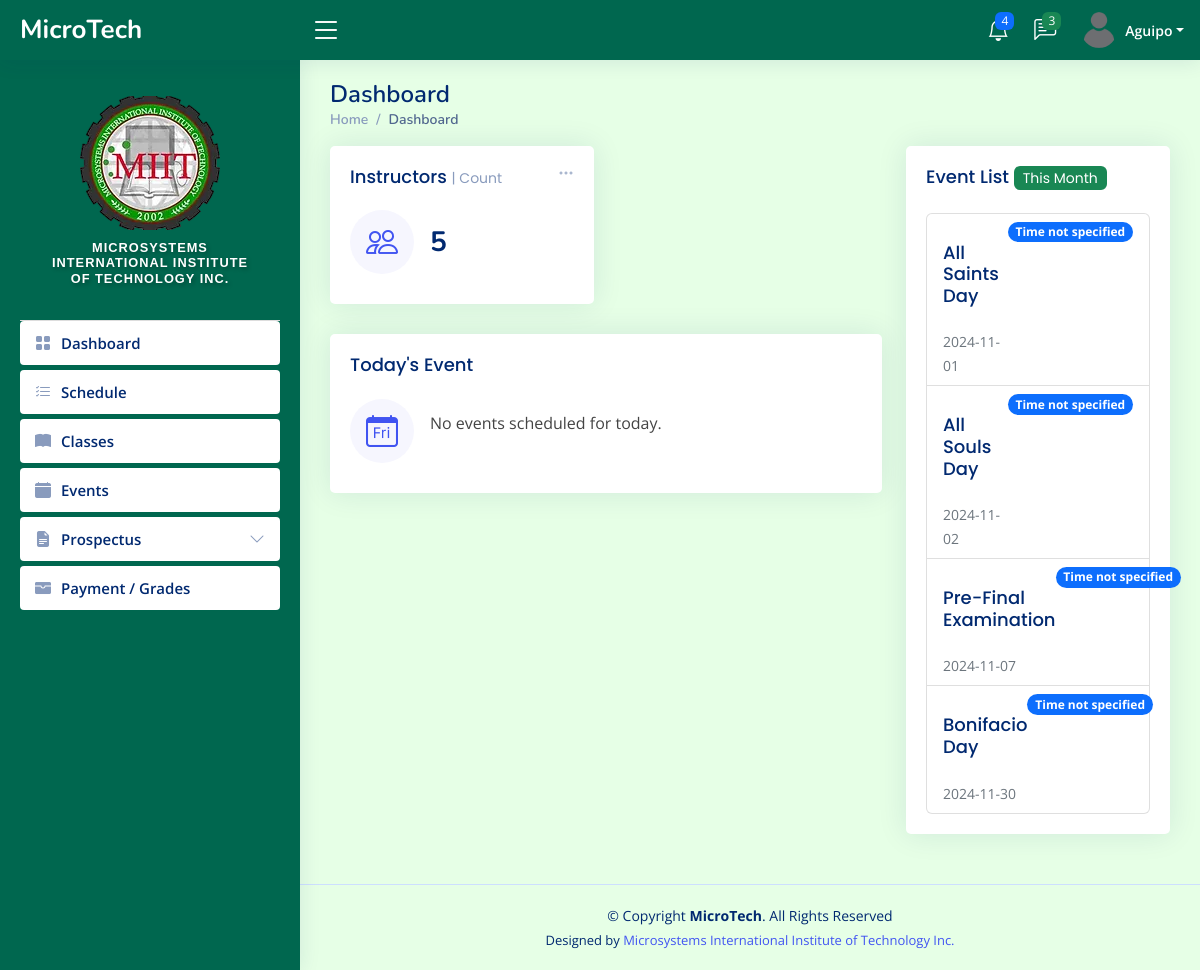
The page /admin/index3.php (signed in) on the database its author committed.
### tables this page shows
CREATE TABLE `tbl_students` (
  `user_id` int(11) NOT NULL,
  `user_name` varchar(50) NOT NULL,
  `lname` varchar(50) NOT NULL,
  `fname` varchar(50) NOT NULL,
  `middleInitial` varchar(30) NOT NULL,
  `Suffix` varchar(15) NOT NULL,
  `course` varchar(50) NOT NULL,
  `year` int(10) NOT NULL,
  `sy` varchar(50) DEFAULT NULL,
  `contact` varchar(20) NOT NULL,
  `gender` varchar(10) NOT NULL,
  `bdate` varchar(50) NOT NULL,
  `pob` text NOT NULL,
  `email` varchar(50) NOT NULL,
  `major` varchar(50) NOT NULL,
  `nationality` varchar(20) NOT NULL,
  `civilStatus` varchar(20) NOT NULL,
  `religion` varchar(20) NOT NULL,
  `modality` varchar(20) NOT NULL,
  `fb` varchar(30) NOT NULL,
  `curAddress` varchar(200) NOT NULL,
  `cityAdd` varchar(200) NOT NULL,
  `zipcode` varchar(30) NOT NULL,
  `fatherName` varchar(50) NOT NULL,
  `fwork` varchar(50) NOT NULL,
  `motherName` varchar(50) NOT NULL,
  `mwork` varchar(50) NOT NULL,
  `primarySchool` varchar(100) NOT NULL,
  `primaryAddress` text NOT NULL,
  `primaryCompleted` varchar(30) NOT NULL,
  `entermediateSchool` varchar(100) NOT NULL,
  `entermediateAddress` text NOT NULL,
  `entermediateCompleted` varchar(30) NOT NULL,
  `hsSchool` varchar(100) NOT NULL,
  `hsAddress` text NOT NULL,
  `hsCompleted` varchar(30) NOT NULL,
  `shSchool` varchar(100) NOT NULL,
  `shAddress` text NOT NULL,
  `shCompleted` varchar(30) NOT NULL,
  `collegeSchool` varchar(100) NOT NULL,
  `collegeAddress` text NOT NULL,
  `collegeCompleted` varchar(30) NOT NULL,
  `user_image` varchar(50) NOT NULL,
  `user_role` varchar(50) NOT NULL,
  `user_pass` varchar(100) NOT NULL,
  `semester` int(11) NOT NULL,
  `status` varchar(20) NOT NULL,
  `date` date DEFAULT NULL,
  `created_at` timestamp NOT NULL DEFAULT current_timestamp()
);

CREATE TABLE `tbl_events` (
  `id` int(11) NOT NULL,
  `title` varchar(100) NOT NULL,
  `description` varchar(10000) NOT NULL,
  `start_date` date DEFAULT NULL,
  `end_date` date DEFAULT NULL
);

### PHP/index3-php-con.php (called while the page is built, shortened)
<?php
$connection = new Connection();
$pdo = $connection->open();
$sql = "SELECT * FROM tbl_events ORDER BY title, start_date ASC";
$stmt = $pdo->query($sql);
$events = $stmt->fetchAll(PDO::FETCH_ASSOC);
$today = date('Y-m-d');
$sql = "SELECT * FROM tbl_events WHERE :today BETWEEN start_date AND end_date ORDER BY title ASC";
$stmt = $pdo->prepare($sql);
$stmt->execute(['today' => $today]);
$todaysEvent = $stmt->fetch(PDO::FETCH_ASSOC);
$currentYear = date('Y');
$currentMonth = date('m');
$connection = new Connection();
$pdo = $connection->open();
$sql = "SELECT * FROM tbl_events WHERE (DATE_FORMAT(start_date, '%Y-%m') = :currentMonthYear OR DATE_FORMAT(end_date, '%Y-%m') = :currentMonthYear) ORDER BY start_date ASC";
$stmt = $pdo->prepare($sql);
$currentMonthYear = $currentYear . '-' . $currentMonth;
$stmt->bindParam(':currentMonthYear', $currentMonthYear, PDO::PARAM_STR);
$stmt->execute();
$events = $stmt->fetchAll(PDO::FETCH_ASSOC);
$userid = $_SESSION["login"];
try {
    $countSql = "SELECT COUNT(*) AS isntructor_count
                FROM tbl_student_instructors
                WHERE student_id = :student_id";
    $countStmt = $pdo->prepare($countSql);
    $countStmt->execute([':student_id' => $userid]);
    $countResult = $countStmt->fetch(PDO::FETCH_ASSOC);
    $instructorCount = $countResult['isntructor_count'];
} catch (PDOException $e) {
    echo "There was an error: " . $e->getMessage();
}
?>

### admin/index3.php (the view, shortened to what this page needs)
<?php include_once "../templates/header3.php"; ?>
<?php include_once "../PHP/index3-php-con.php"; ?>
  <main id="main" class="main">
    <div class="pagetitle">
      <h1>Dashboard</h1>
      <nav>
        <ol class="breadcrumb">
          <li class="breadcrumb-item"><a href="index.html">Home</a></li>
          <li class="breadcrumb-item active">Dashboard</li>
        </ol>
      </nav>
    </div>
    <section class="section dashboard">
      <div class="row">
        <div class="col-lg-8">
          <div class="row">
            <div class="col-xxl-6 col-md-6">
                <div class="card info-card sales-card">
                    <div class="filter">
                        <a class="icon" href="#" data-bs-toggle="dropdown"><i class="bi bi-three-dots"></i></a>
                    </div>
                    <div class="card-body">
                        <h5 class="card-title">Instructors <span>| Count</span></h5>
                        <div class="d-flex align-items-center">
                            <div class="card-icon rounded-circle d-flex align-items-center justify-content-center">
                                <i class="bi bi-people"></i>
                            </div>
                            <div class="ps-3">
                                <h6> <?php echo htmlspecialchars($instructorCount); ?></h6>
                            </div>
                        </div>
                    </div>
                </div>
            </div>
            <div class="col-xxl-6">
                    <div class="card info-card sales-card">
                        <div class="card-body">
                            <h5 class="card-title">Today's Event</h5>
                            <div class="d-flex align-items-center">
                                <div class="card-icon rounded-circle d-flex align-items-center justify-content-center">
                                    <i class="bi bi-calendar-day"></i>
                                </div>
                                <div class="ps-3">
                                    <?php if ($todaysEvent) : ?>
                                        <h6 style="font-size:12px"><?php echo htmlspecialchars($todaysEvent['start_date']); ?></h6>
                                        <li class="list-group-item d-flex justify-content-between align-items-start">
                                            <div style="flex-grow: 1;">
                                                <h6 class="card-title"><?php echo htmlspecialchars($todaysEvent['title']); ?></h6>
                                            </div>
                                        </li>
                                    <?php else : ?>
                                        <p>No events scheduled for today.</p>
                                    <?php endif; ?>
                                </div>
                            </div>
                        </div>
                    </div>
            </div>
          </div>
        </div>
        <div class="col-lg-4">
          <div class="card">
                <div class="card-body">
                    <h5 class="card-title">Event List <span class="badge bg-success" style="color: white;">This Month</span></h5>
                    <ul class="list-group">
                        <?php if (!empty($events)) : ?>
                            <?php foreach ($events as $event) : ?>
                                <li class="list-group-item d-flex justify-content-between align-items-start">
                                    <div>
                                        <h6 class="card-title"><?php echo htmlspecialchars($event['title'] ?? 'Untitled Event'); ?></h6>
                                        <small class="text-muted"><?php echo htmlspecialchars($event['start_date'] ?? 'Unknown Date'); ?></small>
                                    </div>
                                    <span class="badge bg-primary rounded-pill"><?php echo htmlspecialchars($event['time'] ?? 'Time not specified'); ?></span>
                                </li>
                            <?php endforeach; ?>
                        <?php else : ?>
                            <li class="list-group-item">No events found for the current month.</li>
                        <?php endif; ?>
                    </ul>
                </div>
            </div>
        </div>
      </div>
    </section>
  </main>
<?php include_once "../templates/footer.php"; ?>

### templates/header3.php (shortened to what this page needs)
<!DOCTYPE html>
<html lang="en">
<head>
  <link href="../../assets/vendor/bootstrap/css/bootstrap.min.css" rel="stylesheet">
  <link href="../../assets/vendor/bootstrap-icons/bootstrap-icons.css" rel="stylesheet">
  <link href="../../assets/vendor/boxicons/css/boxicons.min.css" rel="stylesheet">
  <link href="../../assets/vendor/quill/quill.snow.css" rel="stylesheet">
  <link href="../../assets/vendor/quill/quill.bubble.css" rel="stylesheet">
  <link href="../../assets/vendor/remixicon/remixicon.css" rel="stylesheet">
  <link href="../../assets/vendor/simple-datatables/style.css" rel="stylesheet">
  <link href="../../assets/css/style.css" rel="stylesheet">
</head>
<?php
$database = new Connection();
$conn = $database->open();
$userid = $_SESSION["login"];
$statements = $conn->prepare("SELECT u.fname, u.lname, u.user_image, u.course, u.user_role
    FROM tbl_students u
    LEFT JOIN tbl_users s ON u.user_id = s.user_id
    WHERE u.user_id = :userid
");
$statements->bindParam(':userid', $userid, PDO::PARAM_INT);
$statements->execute();
$user = $statements->fetch(PDO::FETCH_ASSOC);
if ($user) {
  $lname = $user['lname'];
  $image = $user['user_image'];
} else {
  echo "User or student information not found.";
  exit;
}
?>
<body style="background-color:#e6ffe6;">
<header id="header" class="header fixed-top d-flex align-items-center" style="background-color: #00674f;">
  <div class="d-flex align-items-center justify-content-between">
    <a href="../admin/index.php" class="logo d-flex align-items-center">
      <span class="d-none d-lg-block text-white">MicroTech</span>
    </a>
    <i class="bi bi-list toggle-sidebar-btn text-white"></i>
  </div>
  <nav class="header-nav ms-auto">
    <ul class="d-flex align-items-center">
      <li class="nav-item dropdown">
        <a class="nav-link nav-icon" href="#" data-bs-toggle="dropdown">
          <i class="bi bi-bell text-white"></i>
          <span class="badge bg-primary badge-number">4</span>
        </a>
      </li>
      <li class="nav-item dropdown">
        <a class="nav-link nav-icon" href="#" data-bs-toggle="dropdown">
          <i class="bi bi-chat-left-text text-white"></i>
          <span class="badge bg-success badge-number">3</span>
        </a>
      </li>
      <li class="nav-item dropdown pe-3">
        <a class="nav-link nav-profile d-flex align-items-center pe-0 " href="#" data-bs-toggle="dropdown">
          <img src="upload-files/<?php echo htmlspecialchars($image); ?>" id="currentPhoto" onerror="this.src='images/default.png'" alt="Profile Image" class="rounded-circle">
          <span class="d-none d-md-block dropdown-toggle ps-2 text-white"><?php echo htmlspecialchars($lname)?></span>
        </a>
      </li>
    </ul>
  </nav>
</header>
<aside id="sidebar" class="sidebar" style="background-color: #00674f;">
  <ul class="sidebar-nav" id="sidebar-nav">
    <div class="profile-section">
      <div>
        <img src="../admin/images/miit-logo.png" id="currentPhoto" onerror="this.src='images/default.png'" alt="Profile Image" class="rotate-flip">
      </div>
      <div class="logo-text" style="padding: 10px; text-align: center;">
        <h6>Microsystems International Institute of Technology Inc.</h6>
      </div>
    </div>
    <li class="nav-item">
      <a class="nav-link collapsed" href="../admin/index3.php">
        <i class="bi bi-grid-fill"></i>
        <span>Dashboard</span>
      </a>
    </li>
    <li class="nav-item">
      <a class="nav-link collapsed" href="../admin/schedule-students.php">
        <i class="bi bi-list-check"></i>
        <span>Schedule</span>
      </a>
    </li>
    <li class="nav-item">
      <a class="nav-link collapsed" href="../admin/student-classes.php">
        <i class="bi bi-book-fill"></i>
        <span>Classes</span>
      </a>
    </li>
    <li class="nav-item">
      <a class="nav-link collapsed" href="../admin/event-student.php">
        <i class="bi bi-calendar-fill"></i>
        <span>Events</span>
      </a>
    </li>
    <li class="nav-item">
      <a class="nav-link collapsed" data-bs-target="#tables-nav" data-bs-toggle="collapse" href="#">
        <i class="bi bi-file-earmark-text-fill"></i><span>Prospectus</span><i class="bi bi-chevron-down ms-auto"></i>
      </a>
    </li>
    <li class="nav-item">
      <a class="nav-link collapsed" href="../admin/payment1.php">
        <i class="bi bi-wallet-fill"></i>
        <span>Payment / Grades </span>
      </a>
    </li>
  </ul>
</aside>

### assets/css/style.css (style rules this page uses)
:root { scroll-behavior: smooth; }
body { font-family: 'Open Sans', sans-serif; background: #f6f9ff; color: #444444; }
a { color: #4154f1; text-decoration: none; }
h1, h2, h3, h4, h5, h6 { font-family: 'Nunito', sans-serif; }
#main { margin-top: 60px; padding: 20px 30px; transition: all 0.3s; }
.pagetitle { margin-bottom: 10px; }
.pagetitle h1 { font-size: 24px; margin-bottom: 0; font-weight: 600; color: #012970; }
.card { margin-bottom: 30px; border: none; border-radius: 5px; box-shadow: 0px 0 30px rgba(1, 41, 112, 0.1); }
.card-title { padding: 20px 0 15px 0; font-size: 18px; font-weight: 500; color: #012970; font-family: 'Poppins', sans-serif; }
.card-title span { color: #899bbd; font-size: 14px; font-weight: 400; }
.card-body { padding: 0 20px 20px 20px; }
.breadcrumb { font-size: 14px; font-family: 'Nunito', sans-serif; color: #899bbd; font-weight: 600; }
.breadcrumb a { color: #899bbd; transition: 0.3s; }
.breadcrumb .breadcrumb-item::before { color: #899bbd; }
.breadcrumb .active { color: #51678f; font-weight: 600; }
.logo { line-height: 1; }
@media (min-width: 1200px) { .logo { width: 280px; } }
.logo span { font-size: 26px; font-weight: 700; color: #012970; font-family: 'Nunito', sans-serif; }
.header { transition: all 0.5s; z-index: 997; height: 60px; box-shadow: 0px 2px 20px rgba(1, 41, 112, 0.1); background-color: #fff; padding-left: 20px; }
.header .toggle-sidebar-btn { font-size: 32px; padding-left: 10px; cursor: pointer; color: #012970; }
.header-nav ul { list-style: none; }
.header-nav > ul { margin: 0; padding: 0; }
.header-nav .nav-icon { font-size: 22px; color: #012970; margin-right: 25px; position: relative; }
.header-nav .nav-profile { color: #012970; }
.header-nav .nav-profile img { max-height: 36px; }
.header-nav .nav-profile span { font-size: 14px; font-weight: 600; }
.header-nav .badge-number { position: absolute; inset: -2px -5px auto auto; font-weight: normal; font-size: 12px; padding: 3px 6px; }
.sidebar { position: fixed; top: 60px; left: 0; bottom: 0; width: 300px; z-index: 996; transition: all 0.3s; padding: 20px; overflow-y: auto; scrollbar-width: thin; scrollbar-color: #aab7cf transparent; box-shadow: 0px 0px 20px rgba(1, 41, 112, 0.1); background-color: #fff; }
@media (min-width: 1200px) { #main, #footer { margin-left: 300px; } }
.sidebar-nav { padding: 0; margin: 0; list-style: none; }
.sidebar-nav li { padding: 0; margin: 0; list-style: none; }
.sidebar-nav .nav-item { margin-bottom: 5px; }
.sidebar-nav .nav-link { display: flex; align-items: center; font-size: 15px; font-weight: 600; color: #4154f1; transition: 0.3; background: #f6f9ff; padding: 10px 15px; border-radius: 4px; }
.sidebar-nav .nav-link i { font-size: 16px; margin-right: 10px; color: #4154f1; }
.sidebar-nav .nav-link.collapsed { color: #012970; background: #fff; }
.sidebar-nav .nav-link.collapsed i { color: #899bbd; }
.sidebar-nav .nav-link .bi-chevron-down { margin-right: 0; transition: transform 0.2s ease-in-out; }
.dashboard .filter { position: absolute; right: 0px; top: 15px; }
.dashboard .filter .icon { color: #aab7cf; padding-right: 20px; padding-bottom: 5px; transition: 0.3s; font-size: 16px; }
.dashboard .info-card { padding-bottom: 10px; }
.dashboard .info-card h6 { font-size: 28px; color: #012970; font-weight: 700; margin: 0; padding: 0; }
.dashboard .card-icon { font-size: 32px; line-height: 0; width: 64px; height: 64px; flex-shrink: 0; flex-grow: 0; }
.dashboard .sales-card .card-icon { color: #4154f1; background: #f6f6fe; }

### templates/header3.php (style rules this page uses)
.logo-text h6 { font-family: 'Arial', sans-serif; font-size: 0.8rem; font-weight: 600; letter-spacing: 1px; color: #ffffff; text-transform: uppercase; text-shadow: 2px 2px 4px rgba(0, 0, 0, 0.3); }
html { scroll-behavior: smooth; }
.sidebar .nav-link { transition: background-color 0.3s ease, color 0.3s ease; }
.profile-section { display: flex; flex-direction: column; align-items: center; padding: 1rem; border-bottom: 1px solid #ddd; }

### PHP/index3-php-con.php (style rules this page uses)
a { text-decoration: none !important; }
.breadcrumb-item a { text-decoration: none !important; }
.breadcrumb-item.active { text-decoration: none; }

### rows shown on the page
tbl_students: lname "Aguipo"
tbl_events: title "All Saints Day", start_date "2024-11-01", time "Time not specified"
tbl_events: title "All Souls Day", start_date "2024-11-02", time "Time not specified"
tbl_events: title "Pre-Final Examination", start_date "2024-11-07", time "Time not specified"
tbl_events: title "Bonifacio Day", start_date "2024-11-30", time "Time not specified"

### other values the page prints
$instructorCount "5"
